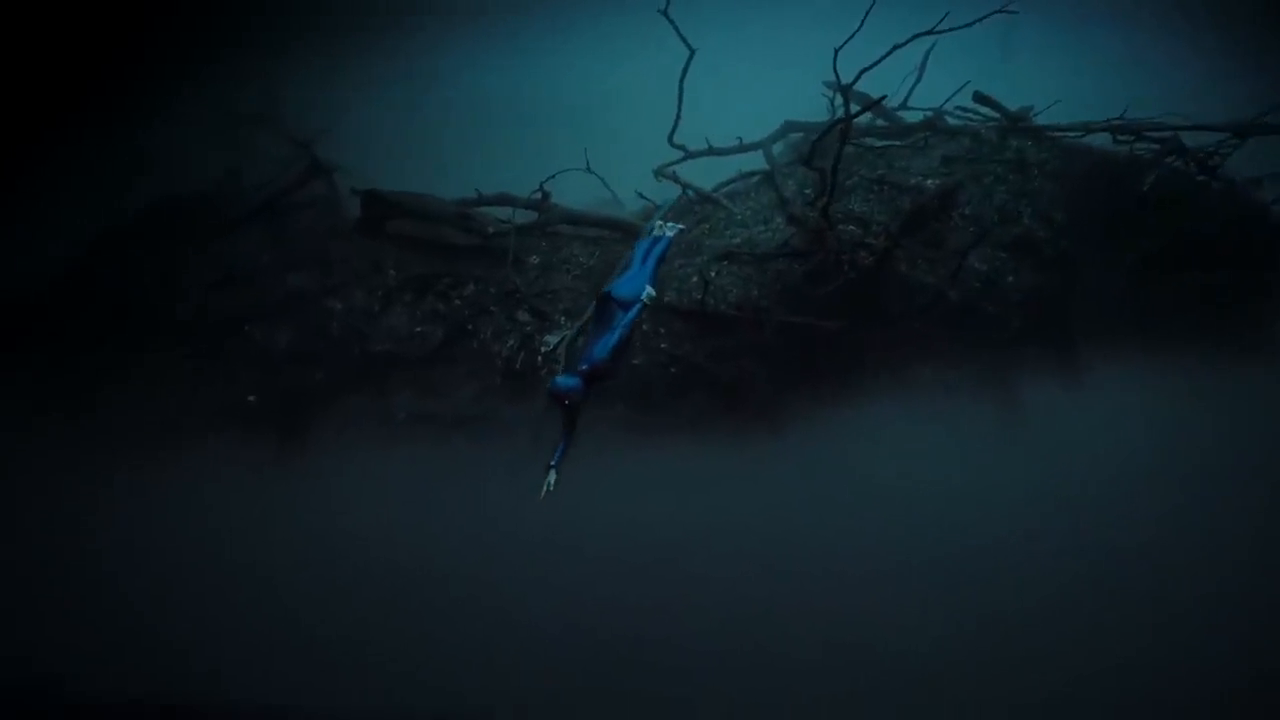
#> input picture frame 43 of 4_object_detection/test2.mp4, 1280 x 720 px
$ python klt.py
#> lines starting #> are read from the running program, lines starting #| are printed output that depends on the picture
import cv2
import numpy as np

# Load the video
cap = cv2.VideoCapture('test2.mp4')

# Parameters for ShiTomasi corner detection
feature_params = dict(maxCorners=100, qualityLevel=0.01, minDistance=10, blockSize=7)

# Parameters for Lucas-Kanade optical flow
lk_params = dict(winSize=(31, 31), maxLevel=3, criteria=(cv2.TERM_CRITERIA_EPS | cv2.TERM_CRITERIA_COUNT, 30, 0.01))

# Take first frame and find corners in it
ret, old_frame = cap.read()
#> old_frame is the input picture: shape (720, 1280, 3); mean B, G, R 36.2, 29.2, 14.2
old_gray = cv2.cvtColor(old_frame, cv2.COLOR_BGR2GRAY)
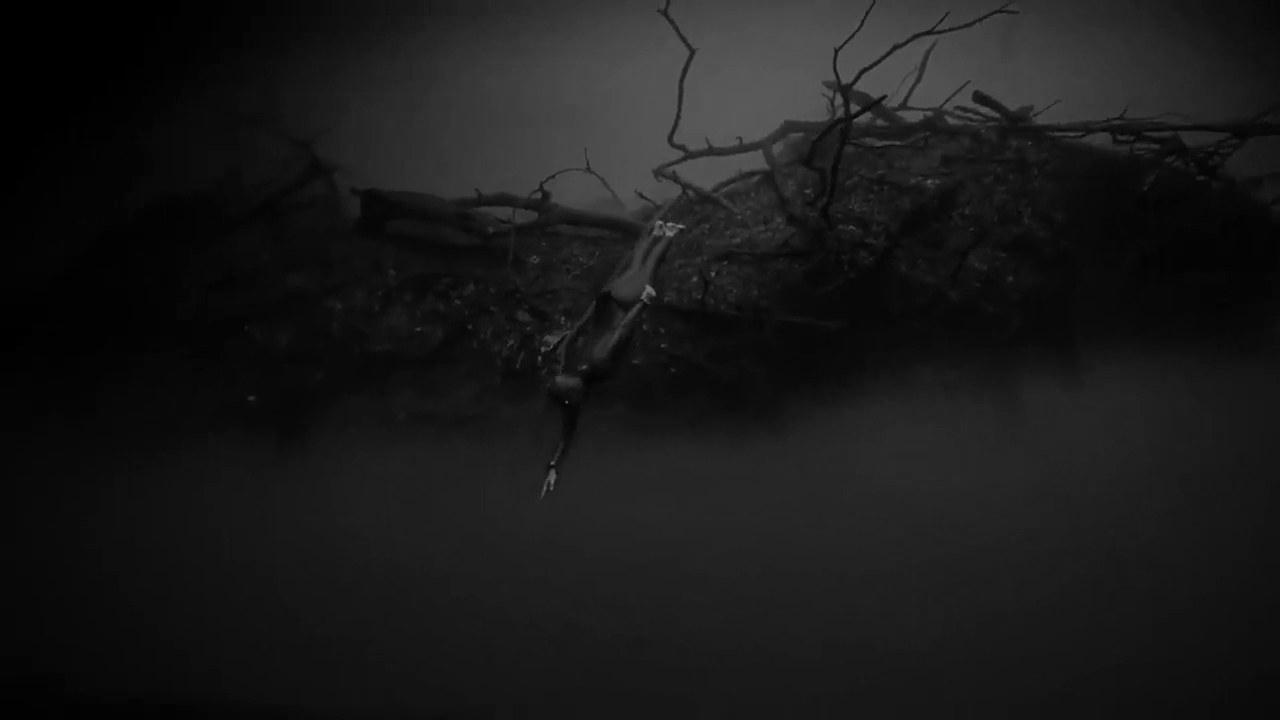
#> old_gray: shape (720, 1280); min 0, max 132, mean 25.6

# Let user select ROI
#> (the run stopped early here; a loop or call above may not have finished)
